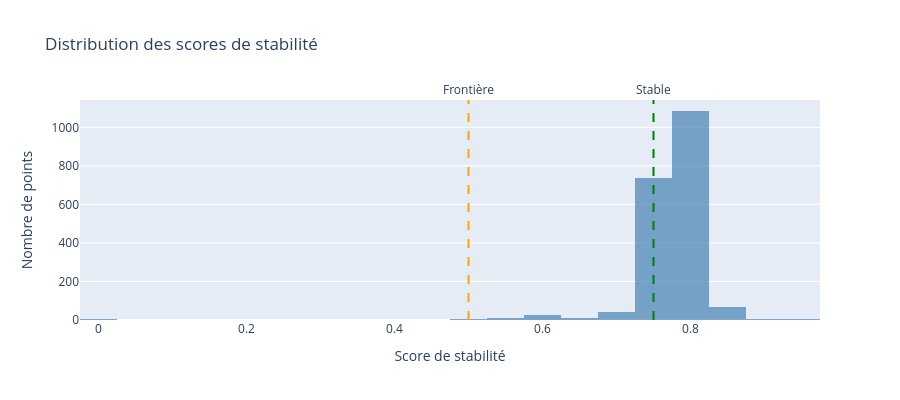

Source (notebook cell):
### Code cell
# Distribution de la stabilité
fig_hist = go.Figure()

fig_hist.add_trace(
    go.Histogram(
        x=stability_scores,
        nbinsx=30,
        marker_color='steelblue',
        opacity=0.7
    )
)

# Lignes de seuil
fig_hist.add_vline(x=0.5, line_dash="dash", line_color="orange", 
                   annotation_text="Frontière", annotation_position="top")
fig_hist.add_vline(x=0.75, line_dash="dash", line_color="green",
                   annotation_text="Stable", annotation_position="top")

fig_hist.update_layout(
    title="Distribution des scores de stabilité",
    xaxis_title="Score de stabilité",
    yaxis_title="Nombre de points",
    height=400
)

fig_hist.show()

### Figure 1 — Plotly figure (JSON) as saved in the notebook; plotly's stock layout.template omitted (floating-point values rounded to 4 significant figures; data arrays with more than 128 entries replaced by an {"elided": "..."} marker saying what was removed)
{"data": [{"marker": {"color": "steelblue"}, "nbinsx": 30, "opacity": 0.7, "type": "histogram", "x": {"elided": "2000 float values"}}], "layout": {"annotations": [{"showarrow": false, "text": "Frontière", "x": 0.5, "xanchor": "center", "xref": "x", "y": 1, "yanchor": "bottom", "yref": "y domain"}, {"showarrow": false, "text": "Stable", "x": 0.75, "xanchor": "center", "xref": "x", "y": 1, "yanchor": "bottom", "yref": "y domain"}], "height": 400, "shapes": [{"line": {"color": "orange", "dash": "dash"}, "type": "line", "x0": 0.5, "x1": 0.5, "xref": "x", "y0": 0, "y1": 1, "yref": "y domain"}, {"line": {"color": "green", "dash": "dash"}, "type": "line", "x0": 0.75, "x1": 0.75, "xref": "x", "y0": 0, "y1": 1, "yref": "y domain"}], "title": {"text": "Distribution des scores de stabilité"}, "xaxis": {"title": {"text": "Score de stabilité"}}, "yaxis": {"title": {"text": "Nombre de points"}}}}
